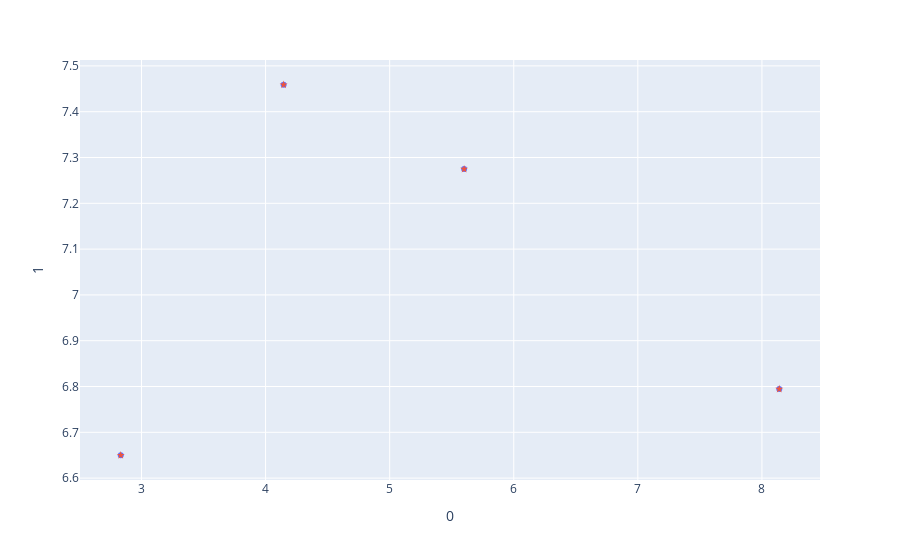

This figure's notebook cell:
### Code cell
proj_2d = [[2.832932949066162, 6.649925231933594], [8.139535903930664, 6.794466018676758],
           [5.599958419799805, 7.274652481079102], [4.1454057693481445, 7.458846092224121]]
x, y = map(list, zip(*proj_2d))
fig_2d = px.scatter(
    proj_2d, x=0, y=1)
fig_2d.add_trace(go.Scatter(x=x, y=y, mode='markers',
                            marker_symbol='star', showlegend=False
                            ))
fig_2d.show()

### Figure 1 — Plotly figure (JSON) as saved in the notebook; plotly's stock layout.template omitted (floating-point values rounded to 4 significant figures)
{"data": [{"hovertemplate": "0=%{x}<br>1=%{y}<extra></extra>", "legendgroup": "", "marker": {"color": "#636efa", "symbol": "circle"}, "mode": "markers", "name": "", "orientation": "v", "showlegend": false, "x": [2.833, 8.14, 5.6, 4.145], "xaxis": "x", "y": [6.65, 6.794, 7.275, 7.459], "yaxis": "y", "type": "scatter"}, {"marker": {"symbol": "star"}, "mode": "markers", "showlegend": false, "x": [2.833, 8.14, 5.6, 4.145], "y": [6.65, 6.794, 7.275, 7.459], "type": "scatter"}], "layout": {"xaxis": {"anchor": "y", "domain": [0.0, 1.0], "title": {"text": "0"}}, "yaxis": {"anchor": "x", "domain": [0.0, 1.0], "title": {"text": "1"}}, "legend": {"tracegroupgap": 0}, "margin": {"t": 60}}}
